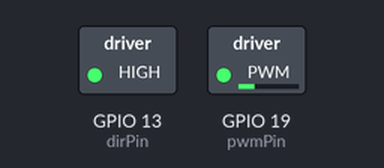
Recording of a program running on a simulated Raspberry Pi (BCM pin numbers). Parts: switched loads named in the program (green lamp = pin HIGH).

Above: at 2.65 s.
At 10.0 s:
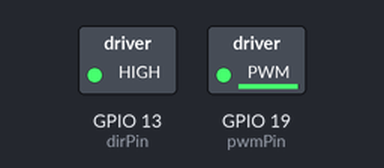
At 20.5 s:
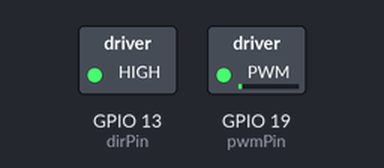
At 31.0 s:
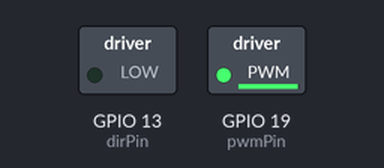
Timing chart, 0 to 40.0 s (numbered marks = the images above):
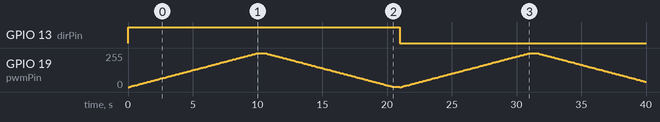

The program:

motor.py
```python
import RPi.GPIO as IO
import time


pwmPin = 19
dirPin = 13


IO.setwarnings(False)
IO.setmode(IO.BCM)
IO.setup(pwmPin, IO.OUT)
IO.setup(dirPin,IO.OUT)


p = IO.PWM(pwmPin, 100)
p.start(0)


while 1:
    IO.output(dirPin, True)
    for x in range (100):
        p.ChangeDutyCycle(x)
        time.sleep(0.1)
    time.sleep(0.5)
    for x in range (100, 0, -1):
        p.ChangeDutyCycle(x)
        time.sleep(0.1)
    time.sleep(0.5)
    IO.output(dirPin, False)
    for x in range (100):
        p.ChangeDutyCycle(x)
        time.sleep(0.1)
    time.sleep(0.5)
    for x in range (100, 0, -1):
        p.ChangeDutyCycle(x)
        time.sleep(0.1)
```

Measured:
- by itself, GPIO 13 (dirPin): LOW → HIGH at 0.00 s, → LOW 21.0 s later
